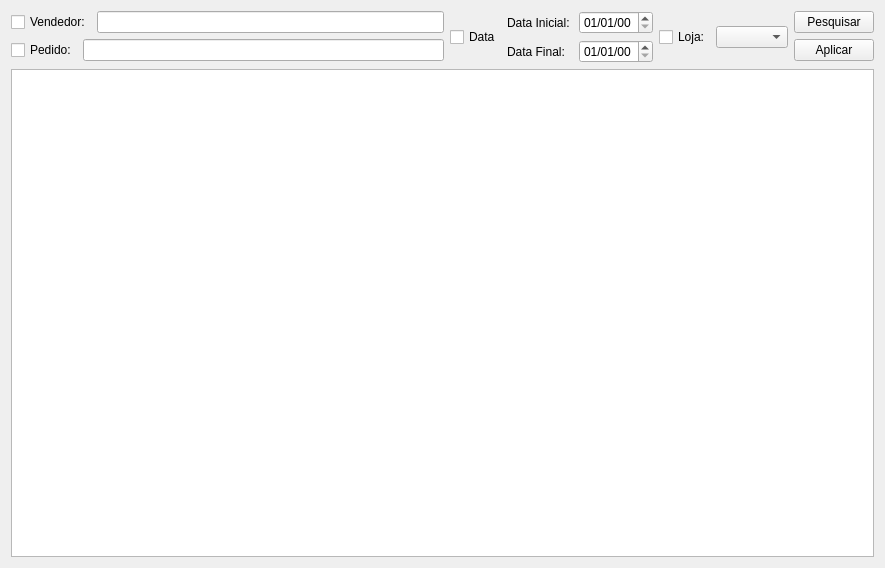
<?xml version="1.0" encoding="UTF-8"?>
<ui version="4.0">
 <class>ComissaoWidget</class>
 <widget class="QWidget" name="ComissaoWidget">
  <property name="geometry">
   <rect>
    <x>0</x>
    <y>0</y>
    <width>885</width>
    <height>568</height>
   </rect>
  </property>
  <property name="windowTitle">
   <string>Widget</string>
  </property>
  <layout class="QGridLayout" name="gridLayout">
   <item row="0" column="0">
    <layout class="QVBoxLayout" name="verticalLayout_4">
     <item>
      <layout class="QHBoxLayout" name="horizontalLayout_9">
       <item>
        <layout class="QVBoxLayout" name="verticalLayout_3">
         <item>
          <layout class="QHBoxLayout" name="horizontalLayout_5">
           <item>
            <widget class="QCheckBox" name="vendedorCheckBox">
             <property name="text">
              <string>Vendedor:</string>
             </property>
            </widget>
           </item>
           <item>
            <widget class="QLineEdit" name="vendedorLineEdit"/>
           </item>
          </layout>
         </item>
         <item>
          <layout class="QHBoxLayout" name="horizontalLayout_6">
           <item>
            <widget class="QCheckBox" name="pedidoCheckBox">
             <property name="text">
              <string>Pedido:</string>
             </property>
            </widget>
           </item>
           <item>
            <widget class="QLineEdit" name="pedidoLineEdit"/>
           </item>
          </layout>
         </item>
        </layout>
       </item>
       <item>
        <layout class="QHBoxLayout" name="horizontalLayout_4">
         <item>
          <widget class="QCheckBox" name="dataCheckBox">
           <property name="layoutDirection">
            <enum>Qt::LeftToRight</enum>
           </property>
           <property name="text">
            <string>Data</string>
           </property>
          </widget>
         </item>
         <item>
          <layout class="QVBoxLayout" name="verticalLayout_2">
           <item>
            <layout class="QHBoxLayout" name="horizontalLayout_2">
             <item>
              <widget class="QLabel" name="label_3">
               <property name="sizePolicy">
                <sizepolicy hsizetype="Minimum" vsizetype="Preferred">
                 <horstretch>0</horstretch>
                 <verstretch>0</verstretch>
                </sizepolicy>
               </property>
               <property name="text">
                <string>Data Inicial: </string>
               </property>
              </widget>
             </item>
             <item>
              <widget class="QDateEdit" name="dataInicialDateEdit">
               <property name="sizePolicy">
                <sizepolicy hsizetype="Preferred" vsizetype="Fixed">
                 <horstretch>0</horstretch>
                 <verstretch>0</verstretch>
                </sizepolicy>
               </property>
               <property name="displayFormat">
                <string>dd/MM/yy</string>
               </property>
              </widget>
             </item>
            </layout>
           </item>
           <item>
            <layout class="QHBoxLayout" name="horizontalLayout">
             <item>
              <widget class="QLabel" name="label">
               <property name="sizePolicy">
                <sizepolicy hsizetype="Minimum" vsizetype="Preferred">
                 <horstretch>0</horstretch>
                 <verstretch>0</verstretch>
                </sizepolicy>
               </property>
               <property name="text">
                <string>Data Final: </string>
               </property>
              </widget>
             </item>
             <item>
              <widget class="QDateEdit" name="dataFinalDateEdit">
               <property name="sizePolicy">
                <sizepolicy hsizetype="Preferred" vsizetype="Fixed">
                 <horstretch>0</horstretch>
                 <verstretch>0</verstretch>
                </sizepolicy>
               </property>
               <property name="displayFormat">
                <string>dd/MM/yy</string>
               </property>
              </widget>
             </item>
            </layout>
           </item>
          </layout>
         </item>
        </layout>
       </item>
       <item>
        <layout class="QHBoxLayout" name="horizontalLayout_3">
         <item>
          <widget class="QCheckBox" name="lojaCheckBox">
           <property name="text">
            <string>Loja:</string>
           </property>
          </widget>
         </item>
         <item>
          <widget class="QComboBox" name="lojaComboBox"/>
         </item>
        </layout>
       </item>
       <item>
        <layout class="QVBoxLayout" name="verticalLayout">
         <item>
          <widget class="QPushButton" name="pesquisarPushButton">
           <property name="text">
            <string>Pesquisar</string>
           </property>
           <property name="shortcut">
            <string>Return</string>
           </property>
          </widget>
         </item>
         <item>
          <widget class="QPushButton" name="aplicarPushButton">
           <property name="text">
            <string>Aplicar</string>
           </property>
           <property name="shortcut">
            <string>Ctrl+A</string>
           </property>
          </widget>
         </item>
        </layout>
       </item>
      </layout>
     </item>
     <item>
      <widget class="QTableView" name="tableView"/>
     </item>
    </layout>
   </item>
  </layout>
 </widget>
 <resources/>
 <connections/>
</ui>
